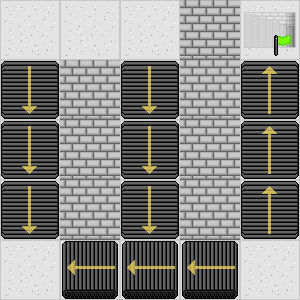

A level layout from a 2D game, rendered from its tile map. Below: a short description, then the map file with its tile-grid data intact:
An orthogonal 5x5 tile map with 60x60 px tiles, 3 tile layers (Hidden Traps, Floor, Objects).

<map version="1.2" tiledversion="1.2.3" orientation="orthogonal" renderorder="right-down" width="5" height="5" tilewidth="60" tileheight="60" infinite="0" nextlayerid="4" nextobjectid="1">
 <tileset firstgid="1" source="../data/objects.tsx" />
 <layer id="3" name="Hidden Traps" width="5" height="5">
  <data encoding="csv">
0,0,0,0,0,
0,0,0,0,0,
0,0,0,0,0,
0,0,0,0,0,
0,0,0,0,0
</data>
 </layer>
 <layer id="1" name="Floor" width="5" height="5">
  <data encoding="csv">
2,2,2,2,2,
2,2,2,2,2,
2,2,2,2,2,
2,2,2,2,2,
2,2,2,2,2
</data>
 </layer>
 <layer id="2" name="Objects" width="5" height="5">
  <data encoding="csv">
0,0,0,5,7,
11,5,11,5,9,
11,5,11,5,9,
11,5,11,5,9,
0,10,10,10,0
</data>
 </layer>
</map>
